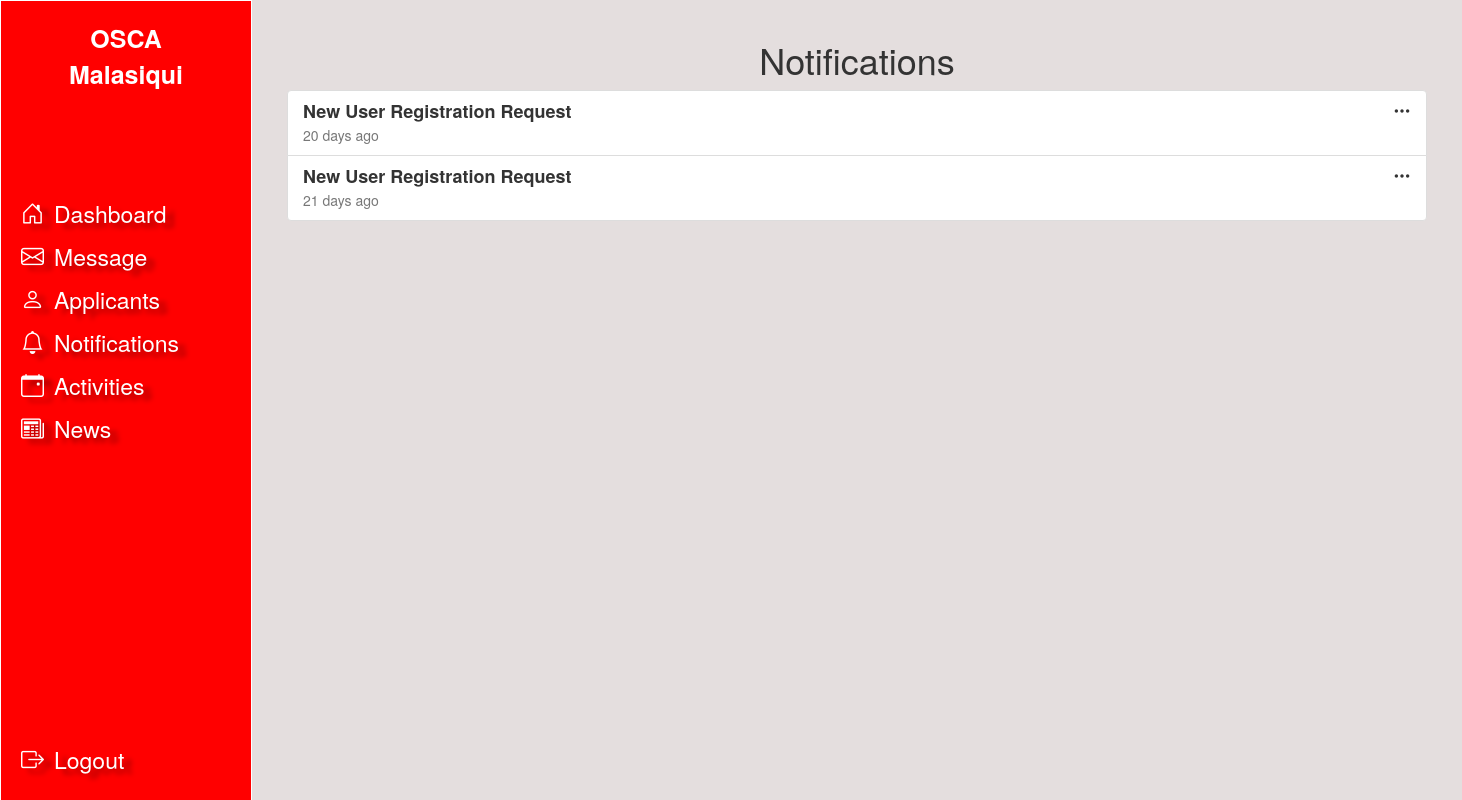
The page /admin/notifications.php (signed in) on the database as committed earlier.
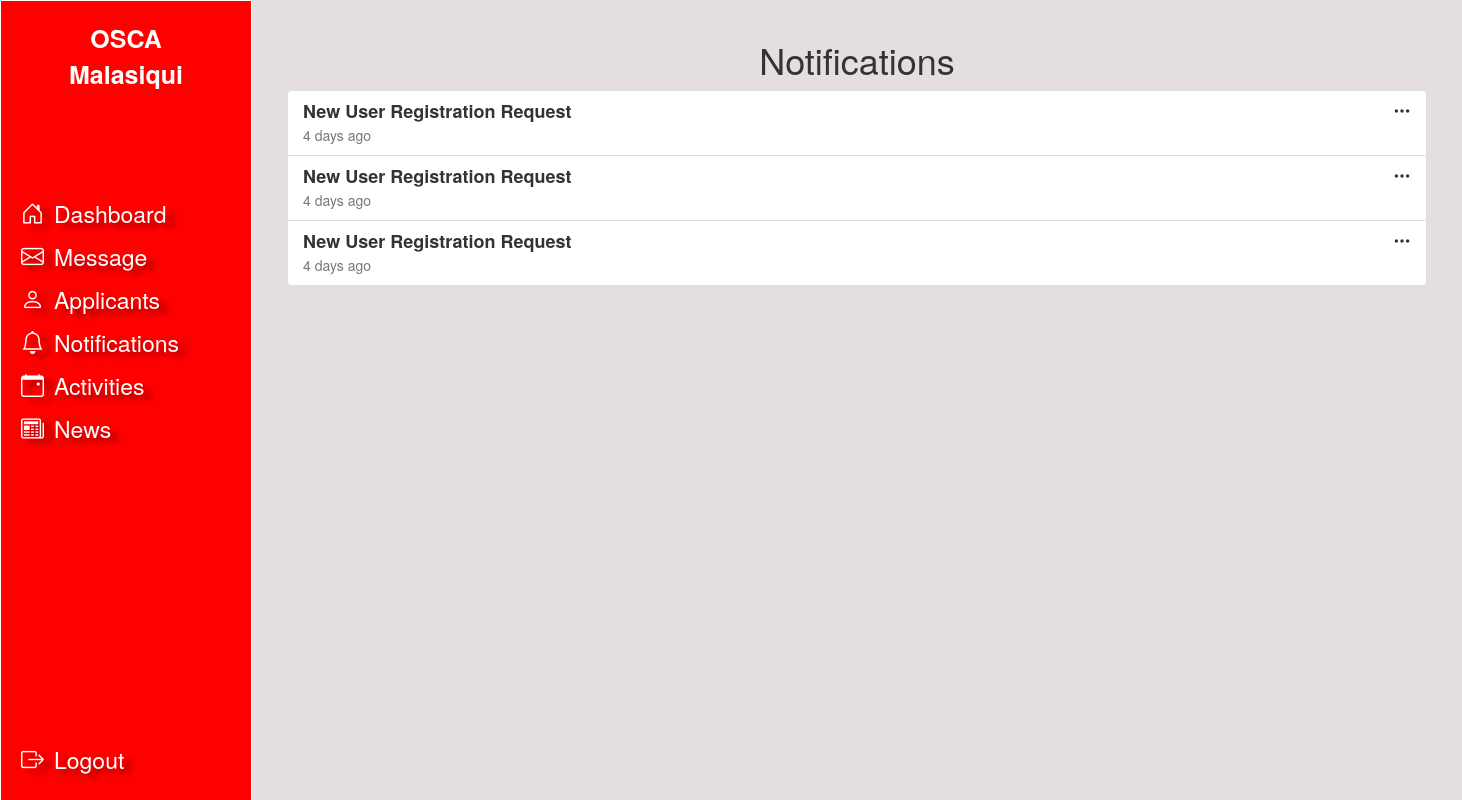
The same page on the database as committed later.
### tables this page shows
CREATE TABLE `users` (
  `osca_id` bigint NOT NULL,
  `email` varchar(255) DEFAULT NULL,
  `last_name` varchar(50) NOT NULL,
  `first_name` varchar(50) NOT NULL,
  `middle_name` varchar(50) DEFAULT NULL,
  `suffix` varchar(5) DEFAULT NULL,
  `sex` varchar(10) NOT NULL,
  `birth_day` date NOT NULL,
  `address` varchar(255) NOT NULL,
  `phone_number` bigint NOT NULL,
  `oneByOne_id_path` varchar(255) DEFAULT NULL,
  `status` varchar(10) NOT NULL DEFAULT 'pending',
  `member_status` varchar(50) DEFAULT NULL,
  `classification` varchar(100) NOT NULL,
  `civil_status` varchar(100) NOT NULL,
  `blood_type` varchar(20) NOT NULL,
  `education` varchar(100) NOT NULL,
  `employment` varchar(100) NOT NULL,
  `religion` varchar(30) NOT NULL,
  `username` varchar(100) NOT NULL,
  `password` varchar(100) NOT NULL,
  `created_at` timestamp(6) NOT NULL DEFAULT CURRENT_TIMESTAMP(6),
  `updated_at` timestamp(6) NOT NULL DEFAULT CURRENT_TIMESTAMP(6),
  `deleted_at` timestamp(6) NULL DEFAULT NULL
);

### admin/notifications.php (the view, shortened to what this page needs)
<?php
include '.././database/db_connection.php';
function timeAgo($dateTime) {
    $currentDate = new DateTime();
    $createdAt = new DateTime($dateTime);
    $interval = $currentDate->diff($createdAt);
    if ($interval->d > 0) {
        return $interval->d . ' day' . ($interval->d > 1 ? 's' : '') . ' ago';
    }
    return 'NOW';
}
try {
    $sql = "SELECT created_at, osca_id FROM users ORDER BY created_at DESC";
    $stmt = $pdo->query($sql);
    $users = $stmt->fetchAll(PDO::FETCH_ASSOC);
} catch (PDOException $e) {
    die("Database connection failed: " . $e->getMessage());
}
?>
<!DOCTYPE html>
<html lang="en">
<head>
    <link rel="stylesheet" href="./assets/style.css">
    <link rel="stylesheet" href="https://maxcdn.bootstrapcdn.com/bootstrap/3.4.1/css/bootstrap.min.css">
    <link href="https://cdn.jsdelivr.net/npm/bootstrap-icons/font/bootstrap-icons.css" rel="stylesheet">
</head>
<body>
<nav class="navbar">
    <?php include '.././components/admin-nav.php'; ?>
    </nav>
<div class="main-content">
<div class="container">
        <h1 class="text-center">Notifications</h1>
        <div class="list-group">
            <?php foreach ($users as $user): ?>
                <a href="view_user.php?id=<?php echo htmlspecialchars($user['osca_id'] ?? ''); ?>" class="list-group-item">
                    <h4 class="list-group-item-heading">
                        <strong>New User Registration Request</strong>
                        <i class="bi bi-three-dots pull-right"></i>
                    </h4>
                    <p class="list-group-item-text text-muted">
                        <?php echo timeAgo($user['created_at']); ?>
                    </p>
                </a>
            <?php endforeach; ?>
        </div>
    </div>
</div>
</body>
</html>

Rows that differ between the two databases and show on the page:
removed users: created_at "20 days ago"
removed users: created_at "21 days ago"
added users: created_at "4 days ago"
added users: created_at "4 days ago"
added users: created_at "4 days ago"
